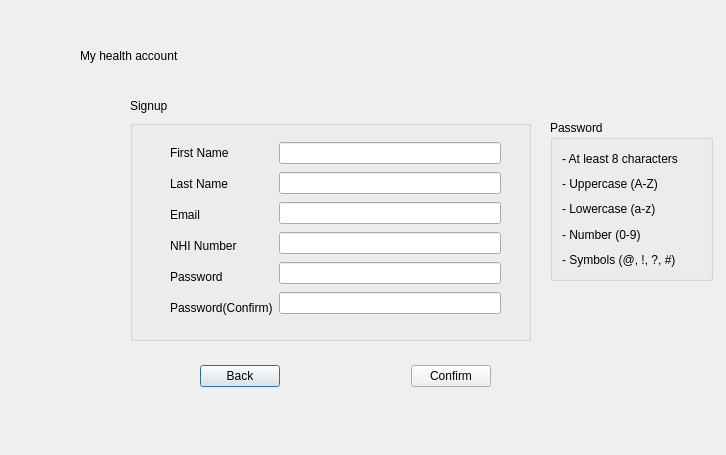
<?xml version="1.0" encoding="UTF-8"?>
<ui version="4.0">
 <class>Signup</class>
 <widget class="QDialog" name="Signup">
  <property name="geometry">
   <rect>
    <x>0</x>
    <y>0</y>
    <width>726</width>
    <height>455</height>
   </rect>
  </property>
  <property name="windowTitle">
   <string>Dialog</string>
  </property>
  <widget class="QWidget" name="layoutWidget">
   <property name="geometry">
    <rect>
     <x>200</x>
     <y>360</y>
     <width>291</width>
     <height>32</height>
    </rect>
   </property>
   <layout class="QHBoxLayout" name="horizontalLayout_2">
    <item>
     <widget class="QPushButton" name="pushButtonBack">
      <property name="text">
       <string>Back</string>
      </property>
     </widget>
    </item>
    <item>
     <spacer name="horizontalSpacer">
      <property name="orientation">
       <enum>Qt::Horizontal</enum>
      </property>
      <property name="sizeHint" stdset="0">
       <size>
        <width>98</width>
        <height>20</height>
       </size>
      </property>
     </spacer>
    </item>
    <item>
     <widget class="QPushButton" name="pushButtonConfirm">
      <property name="text">
       <string>Confirm</string>
      </property>
     </widget>
    </item>
   </layout>
  </widget>
  <widget class="QLabel" name="label_6">
   <property name="geometry">
    <rect>
     <x>80</x>
     <y>40</y>
     <width>201</width>
     <height>31</height>
    </rect>
   </property>
   <property name="styleSheet">
    <string notr="true">font: 24pt &quot;.AppleSystemUIFont&quot;;</string>
   </property>
   <property name="text">
    <string>My health account </string>
   </property>
  </widget>
  <widget class="QLabel" name="label_7">
   <property name="geometry">
    <rect>
     <x>130</x>
     <y>90</y>
     <width>201</width>
     <height>31</height>
    </rect>
   </property>
   <property name="styleSheet">
    <string notr="true">font: 18pt &quot;.AppleSystemUIFont&quot;;</string>
   </property>
   <property name="text">
    <string>Signup</string>
   </property>
  </widget>
  <widget class="QGroupBox" name="groupBox">
   <property name="geometry">
    <rect>
     <x>130</x>
     <y>120</y>
     <width>401</width>
     <height>221</height>
    </rect>
   </property>
   <property name="title">
    <string/>
   </property>
   <widget class="QWidget" name="layoutWidget_2">
    <property name="geometry">
     <rect>
      <x>40</x>
      <y>20</y>
      <width>331</width>
      <height>180</height>
     </rect>
    </property>
    <layout class="QHBoxLayout" name="horizontalLayout">
     <item>
      <layout class="QVBoxLayout" name="verticalLayout">
       <item>
        <widget class="QLabel" name="label">
         <property name="text">
          <string>First Name</string>
         </property>
        </widget>
       </item>
       <item>
        <widget class="QLabel" name="label_2">
         <property name="text">
          <string>Last Name</string>
         </property>
        </widget>
       </item>
       <item>
        <widget class="QLabel" name="label_3">
         <property name="text">
          <string>Email</string>
         </property>
        </widget>
       </item>
       <item>
        <widget class="QLabel" name="label_13">
         <property name="text">
          <string>NHI Number</string>
         </property>
        </widget>
       </item>
       <item>
        <widget class="QLabel" name="label_4">
         <property name="text">
          <string>Password</string>
         </property>
        </widget>
       </item>
       <item>
        <widget class="QLabel" name="label_5">
         <property name="text">
          <string>Password(Confirm)</string>
         </property>
        </widget>
       </item>
      </layout>
     </item>
     <item>
      <layout class="QVBoxLayout" name="verticalLayout_2">
       <item>
        <widget class="QLineEdit" name="lineEditFirstName"/>
       </item>
       <item>
        <widget class="QLineEdit" name="lineEditLastName"/>
       </item>
       <item>
        <widget class="QLineEdit" name="lineEditEmail"/>
       </item>
       <item>
        <widget class="QLineEdit" name="lineEditNHINumber"/>
       </item>
       <item>
        <widget class="QLineEdit" name="lineEditPassword"/>
       </item>
       <item>
        <widget class="QLineEdit" name="lineEditPasswordConfirm"/>
       </item>
      </layout>
     </item>
    </layout>
   </widget>
  </widget>
  <widget class="QGroupBox" name="groupBox_2">
   <property name="geometry">
    <rect>
     <x>550</x>
     <y>120</y>
     <width>163</width>
     <height>161</height>
    </rect>
   </property>
   <property name="title">
    <string>Password</string>
   </property>
   <layout class="QVBoxLayout" name="verticalLayout_3">
    <item>
     <widget class="QLabel" name="label_8">
      <property name="text">
       <string>- At least 8 characters</string>
      </property>
     </widget>
    </item>
    <item>
     <widget class="QLabel" name="label_9">
      <property name="text">
       <string>- Uppercase (A-Z)</string>
      </property>
     </widget>
    </item>
    <item>
     <widget class="QLabel" name="label_10">
      <property name="text">
       <string>- Lowercase (a-z)</string>
      </property>
     </widget>
    </item>
    <item>
     <widget class="QLabel" name="label_11">
      <property name="text">
       <string>- Number (0-9)</string>
      </property>
     </widget>
    </item>
    <item>
     <widget class="QLabel" name="label_12">
      <property name="text">
       <string>- Symbols (@, !, ?, #)</string>
      </property>
     </widget>
    </item>
   </layout>
  </widget>
 </widget>
 <resources/>
 <connections/>
</ui>
